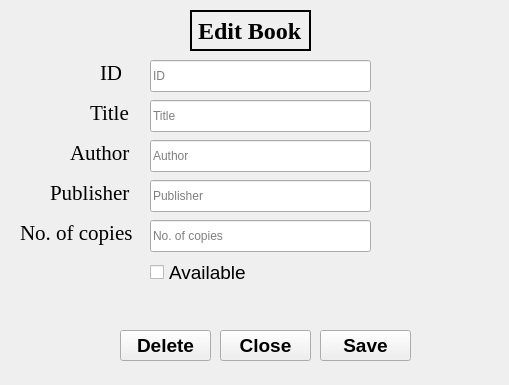
<?xml version="1.0" encoding="UTF-8"?>
<ui version="4.0">
 <class>BookEdit</class>
 <widget class="QWidget" name="BookEdit">
  <property name="geometry">
   <rect>
    <x>0</x>
    <y>0</y>
    <width>509</width>
    <height>385</height>
   </rect>
  </property>
  <property name="windowTitle">
   <string>MeX LMS - Edit book</string>
  </property>
  <widget class="QLineEdit" name="book_edit_title">
   <property name="geometry">
    <rect>
     <x>150</x>
     <y>100</y>
     <width>221</width>
     <height>32</height>
    </rect>
   </property>
   <property name="placeholderText">
    <string>Title</string>
   </property>
  </widget>
  <widget class="QLineEdit" name="book_edit_publisher">
   <property name="geometry">
    <rect>
     <x>150</x>
     <y>180</y>
     <width>221</width>
     <height>32</height>
    </rect>
   </property>
   <property name="inputMethodHints">
    <set>Qt::ImhNone</set>
   </property>
   <property name="placeholderText">
    <string>Publisher</string>
   </property>
  </widget>
  <widget class="QLineEdit" name="book_edit_author">
   <property name="geometry">
    <rect>
     <x>150</x>
     <y>140</y>
     <width>221</width>
     <height>32</height>
    </rect>
   </property>
   <property name="inputMethodHints">
    <set>Qt::ImhNone</set>
   </property>
   <property name="placeholderText">
    <string>Author</string>
   </property>
  </widget>
  <widget class="QCheckBox" name="book_edit_available">
   <property name="geometry">
    <rect>
     <x>150</x>
     <y>260</y>
     <width>111</width>
     <height>25</height>
    </rect>
   </property>
   <property name="font">
    <font>
     <pointsize>14</pointsize>
     <weight>50</weight>
     <bold>false</bold>
    </font>
   </property>
   <property name="text">
    <string>Available</string>
   </property>
   <property name="checked">
    <bool>false</bool>
   </property>
   <property name="tristate">
    <bool>false</bool>
   </property>
  </widget>
  <widget class="QLineEdit" name="book_edit_copies">
   <property name="geometry">
    <rect>
     <x>150</x>
     <y>220</y>
     <width>221</width>
     <height>32</height>
    </rect>
   </property>
   <property name="inputMethodHints">
    <set>Qt::ImhDigitsOnly</set>
   </property>
   <property name="text">
    <string/>
   </property>
   <property name="placeholderText">
    <string>No. of copies</string>
   </property>
  </widget>
  <widget class="QLabel" name="label_2">
   <property name="geometry">
    <rect>
     <x>90</x>
     <y>100</y>
     <width>51</width>
     <height>26</height>
    </rect>
   </property>
   <property name="font">
    <font>
     <family>Times New Roman</family>
     <pointsize>16</pointsize>
     <weight>50</weight>
     <bold>false</bold>
    </font>
   </property>
   <property name="frameShape">
    <enum>QFrame::NoFrame</enum>
   </property>
   <property name="frameShadow">
    <enum>QFrame::Plain</enum>
   </property>
   <property name="text">
    <string>Title</string>
   </property>
  </widget>
  <widget class="QLabel" name="label_3">
   <property name="geometry">
    <rect>
     <x>70</x>
     <y>140</y>
     <width>71</width>
     <height>26</height>
    </rect>
   </property>
   <property name="font">
    <font>
     <family>Times New Roman</family>
     <pointsize>16</pointsize>
     <weight>50</weight>
     <bold>false</bold>
    </font>
   </property>
   <property name="frameShape">
    <enum>QFrame::NoFrame</enum>
   </property>
   <property name="frameShadow">
    <enum>QFrame::Plain</enum>
   </property>
   <property name="text">
    <string>Author</string>
   </property>
  </widget>
  <widget class="QLabel" name="label_4">
   <property name="geometry">
    <rect>
     <x>50</x>
     <y>180</y>
     <width>91</width>
     <height>26</height>
    </rect>
   </property>
   <property name="font">
    <font>
     <family>Times New Roman</family>
     <pointsize>16</pointsize>
     <weight>50</weight>
     <bold>false</bold>
    </font>
   </property>
   <property name="frameShape">
    <enum>QFrame::NoFrame</enum>
   </property>
   <property name="frameShadow">
    <enum>QFrame::Plain</enum>
   </property>
   <property name="text">
    <string>Publisher</string>
   </property>
  </widget>
  <widget class="QLabel" name="label_5">
   <property name="geometry">
    <rect>
     <x>20</x>
     <y>220</y>
     <width>121</width>
     <height>26</height>
    </rect>
   </property>
   <property name="font">
    <font>
     <family>Times New Roman</family>
     <pointsize>16</pointsize>
     <weight>50</weight>
     <bold>false</bold>
    </font>
   </property>
   <property name="frameShape">
    <enum>QFrame::NoFrame</enum>
   </property>
   <property name="frameShadow">
    <enum>QFrame::Plain</enum>
   </property>
   <property name="text">
    <string>No. of copies</string>
   </property>
  </widget>
  <widget class="QLabel" name="label_6">
   <property name="geometry">
    <rect>
     <x>190</x>
     <y>10</y>
     <width>121</width>
     <height>41</height>
    </rect>
   </property>
   <property name="font">
    <font>
     <family>Times New Roman</family>
     <pointsize>18</pointsize>
     <weight>75</weight>
     <bold>true</bold>
    </font>
   </property>
   <property name="frameShape">
    <enum>QFrame::WinPanel</enum>
   </property>
   <property name="frameShadow">
    <enum>QFrame::Plain</enum>
   </property>
   <property name="lineWidth">
    <number>1</number>
   </property>
   <property name="midLineWidth">
    <number>0</number>
   </property>
   <property name="text">
    <string>Edit Book</string>
   </property>
  </widget>
  <widget class="QPushButton" name="book_edit_btn">
   <property name="geometry">
    <rect>
     <x>320</x>
     <y>330</y>
     <width>91</width>
     <height>31</height>
    </rect>
   </property>
   <property name="font">
    <font>
     <pointsize>14</pointsize>
     <weight>75</weight>
     <bold>true</bold>
    </font>
   </property>
   <property name="text">
    <string>Save</string>
   </property>
   <property name="autoDefault">
    <bool>true</bool>
   </property>
   <property name="flat">
    <bool>false</bool>
   </property>
  </widget>
  <widget class="QPushButton" name="book_edit_cancel_btn">
   <property name="geometry">
    <rect>
     <x>220</x>
     <y>330</y>
     <width>91</width>
     <height>31</height>
    </rect>
   </property>
   <property name="font">
    <font>
     <pointsize>14</pointsize>
     <weight>75</weight>
     <bold>true</bold>
    </font>
   </property>
   <property name="text">
    <string>Close</string>
   </property>
   <property name="autoDefault">
    <bool>true</bool>
   </property>
  </widget>
  <widget class="QPushButton" name="book_delete_btn">
   <property name="geometry">
    <rect>
     <x>120</x>
     <y>330</y>
     <width>91</width>
     <height>31</height>
    </rect>
   </property>
   <property name="font">
    <font>
     <pointsize>14</pointsize>
     <weight>75</weight>
     <bold>true</bold>
    </font>
   </property>
   <property name="text">
    <string>Delete</string>
   </property>
   <property name="checkable">
    <bool>false</bool>
   </property>
   <property name="autoDefault">
    <bool>true</bool>
   </property>
  </widget>
  <widget class="QLabel" name="book_edit_error">
   <property name="geometry">
    <rect>
     <x>150</x>
     <y>289</y>
     <width>321</width>
     <height>31</height>
    </rect>
   </property>
   <property name="font">
    <font>
     <pointsize>14</pointsize>
    </font>
   </property>
   <property name="text">
    <string/>
   </property>
  </widget>
  <widget class="QLineEdit" name="book_edit_id">
   <property name="geometry">
    <rect>
     <x>150</x>
     <y>60</y>
     <width>221</width>
     <height>32</height>
    </rect>
   </property>
   <property name="readOnly">
    <bool>true</bool>
   </property>
   <property name="placeholderText">
    <string>ID</string>
   </property>
  </widget>
  <widget class="QLabel" name="label">
   <property name="geometry">
    <rect>
     <x>100</x>
     <y>60</y>
     <width>31</width>
     <height>26</height>
    </rect>
   </property>
   <property name="font">
    <font>
     <family>Times New Roman</family>
     <pointsize>16</pointsize>
     <weight>50</weight>
     <bold>false</bold>
    </font>
   </property>
   <property name="frameShape">
    <enum>QFrame::NoFrame</enum>
   </property>
   <property name="frameShadow">
    <enum>QFrame::Plain</enum>
   </property>
   <property name="text">
    <string>ID</string>
   </property>
  </widget>
 </widget>
 <resources/>
 <connections/>
</ui>
